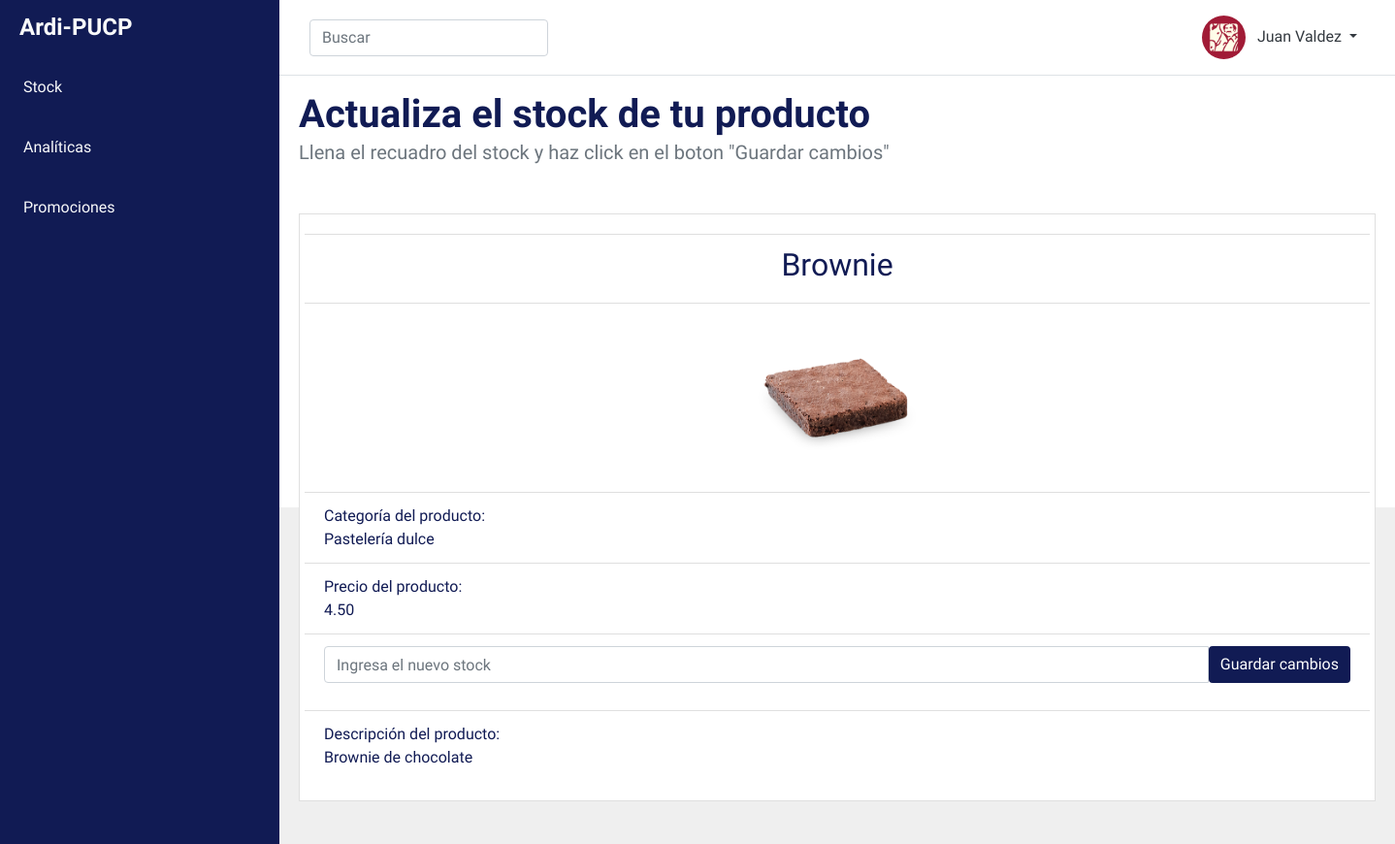
Screenshot of /ardipucp/dashboard/stock/vista_producto/4 with the database file from the repository.
### ardipucp/models.py (models this page shows)
class usuario(models.Model):
    nombre = models.CharField(max_length=64, default='')
    local = models.CharField(max_length=64, default='')
    codigo_usuario = models.CharField(max_length=64, default='')
    clave = models.CharField(max_length=64, default='')

class productos(models.Model):
    categoria = models.CharField(max_length=64, default='')
    producto = models.CharField(max_length=100, default='')
    imagen = models.CharField(max_length=64, default='')
    precio = models.CharField(max_length=64, default='')
    stock = models.CharField(max_length=64, default='')
    descripcion = models.CharField(max_length=200, default='')

### ardipucp/views.py (the view)
# urls.py: path("dashboard/stock/vista_producto/<str:ind>", views.edita_stock, name="vista_producto"),
def edita_stock(request, ind):
    usuarios_totales = usuario.objects.all()
    producto_seleccionado=productos.objects.get(id=ind)
    if request.method == "POST":
        stockproducto_2= request.POST.get('stock_producto_2')#Recibo el titulo de la nueva tarea
        stock_eliminar = productos.objects.get(id=ind)#Obtengo la tarea seleccionada por id
        stock_eliminar.stock= stockproducto_2
        stock_eliminar.save() #Elimino la tarea seleccionada de la base de datos
    return render(request,"ardipucp/vista_producto.html",{
        'usuarios_totales': usuarios_totales,
        'producto_seleccionado': producto_seleccionado
    })

### ardipucp/templates/ardipucp/vista_producto.html (shortened to what this page needs)
<!doctype html>
<html lang="en">
<head>
    <link rel="stylesheet" href="https://stackpath.bootstrapcdn.com/bootstrap/4.3.1/css/bootstrap.min.css"
>
    {% load static %}
    <link rel="stylesheet" href="{% static 'ardipucp/estilos.css'%}">
    <link href="https://unpkg.com/ionicons@4.5.10-0/dist/css/ionicons.min.css" rel="stylesheet">
</head>
<body>
    <div class="d-flex" id="content-wrapper">
        <div id="sidebar-container" class="bg-primary">
            <div class="logo">
                <h4 class="text-light font-weight-bold mb-0">Ardi-PUCP</h4>
            </div>
            <div class="menu">
                <a href="{% url 'ardipucp:stock'%}" class="d-block text-light p-3 border-0">
                    Stock</a>
                <a href="{% url 'ardipucp:analiticas'%}" class="d-block text-light p-3 border-0">
                    Analíticas</a>
                <a href="{% url 'ardipucp:promociones_1'%}" class="d-block text-light p-3 border-0">
                    Promociones</a>
            </div>
        </div>
        <div class="w-100">
            <nav class="navbar navbar-expand-lg navbar-light bg-light border-bottom">
               <div class="container">
                 <div class="collapse navbar-collapse" id="navbarSupportedContent">
                   <form class="form-inline position-relative d-inline-block my-2">
                     <input class="form-control" type="search" placeholder="Buscar" aria-label="Buscar">
                     <button class="btn position-absolute btn-search" type="submit"></button>
                   </form>
                   <ul class="navbar-nav ml-auto mt-2 mt-lg-0">
                        <li class="nav-item dropdown">
                            {%for usuario in usuarios_totales %}
                            <a class="nav-link text-dark dropdown-toggle" href="{% url 'ardipucp:dashboard'%}" id="navbarDropdown" role="button"
                                data-toggle="dropdown" aria-haspopup="true" aria-expanded="false">
                            <img src="{% static 'ardipucp/JVicon.png' %}" class="img-fluid rounded-circle avatar mr-2">
                            {{usuario.nombre}}
                            </a>
                            {% endfor %}
                        </li>
                   </ul>
                 </div>
                </div>
            </nav>
        <div id="content" class="bg-grey w-100">
            <section class="bg-light py-3">
                <div class="container">
                 <div class="row">
                        <div class="col-lg-9 col-md-8">
                            <h1 class="font-weight-bold mb-0">Actualiza el stock de tu producto</h1>
                             <p class="lead text-muted">Llena el recuadro del stock y haz click en el boton "Guardar cambios" </p>
                        </div>
                    </div>
                </div>
            </section>
            <section class="bg-mix py-3">
                <div class="container">
                    <div class="card rounded-0">
                        <div class="card-body">
                            <div class="row">
                                    <div class="mx-auto" style="width: 1200px">
                                        <div>
                                            <form method="post" action="{%url 'ardipucp:vista_producto' producto_seleccionado.id%}">
                                                <ul class ="list-group list-group-flush">
                                                    <li class="list-group-item text-center">
                                                        <div class="ms-2 me-auto">
                                                            <h2>{{producto_seleccionado.producto}}</h2>
                                                        </div>
                                                    </li>
                                                    <li class="list-group-item text-center">
                                                        <div class="ms-2 me-auto">
                                                            <img src="{% static 'ardipucp/' %}{{producto_seleccionado.imagen}}/" width="200px". height="170px" >
                                                        </div>
                                                    </li>
                                                    <li class="list-group-item">
                                                        <div class="ms-2 me-auto">
                                                            <div class="fw-bold">Categoría del producto: </div>
                                                            {{producto_seleccionado.categoria}}
                                                        </div>
                                                    </li>
                                                    <li class="list-group-item">
                                                        <div class="ms-2 me-auto">
                                                            <div class="fw-bold">Precio del producto: </div>
                                                            {{producto_seleccionado.precio}}
                                                        </div>
                                                    </li>
                                                    <li class="list-group-item">
                                                        <div class = "input-group mb-3">
                                                            <input type="text" class="form-control" placeholder="Ingresa el nuevo stock" aria-label="Ingresa el nuevo stock" aria-describedby="basic-addon2" name="stock_producto_2">
                                                            <br>
                                                            <button type="submit" class="btn btn-primary" href="{% url 'ardipucp:stock' %}">Guardar cambios</a>
                                                        </div>
                                                    </li>
                                                    <li class="list-group-item">
                                                        <div class="ms-2 me-auto">
                                                            <div class="fw-bold">Descripción del producto: </div>
                                                            {{producto_seleccionado.descripcion}}
                                                        </div>
                                                    </li>
                                                </ul>
                                        </div>
                                    </div>
                            </div>
                        </div>
                    </div>
                </div>
            </section>
        </div>
        </div>
    </div>
</body>

### ardipucp/static/ardipucp/estilos.css (style rules this page uses)
:root { --primary: #111B54; --light: #ffffff; --grey: #efefef; }
body { overflow: hidden; font-family: 'Muli', sans-serif; font-weight: 300; color: var(--primary); }
.bg-primary { background-color: var(--primary) !important; }
.bg-light { background-color: var(--light) !important; }
.bg-grey { background-color: var(--grey) !important; }
.bg-mix { background: linear-gradient(180deg, var(--light) 50%, var(--grey) 0); }
.btn-primary { background-color: var(--primary); border: 0; }
#sidebar-container { min-height: 100vh; }
#sidebar-container .logo { padding: 0.875rem 1.25rem; }
#sidebar-container .menu { width: 18rem; }
#content { overflow-y: auto; height: 100vh; padding-bottom: 5rem; }
.avatar { max-width: 45px; }
.btn-search { right: 0; }

### rows the page displays
usuario: nombre "Juan Valdez"
productos: producto "Brownie", imagen (picture), categoria "Pastelería dulce", precio "4.50", descripcion "Brownie de chocolate"
